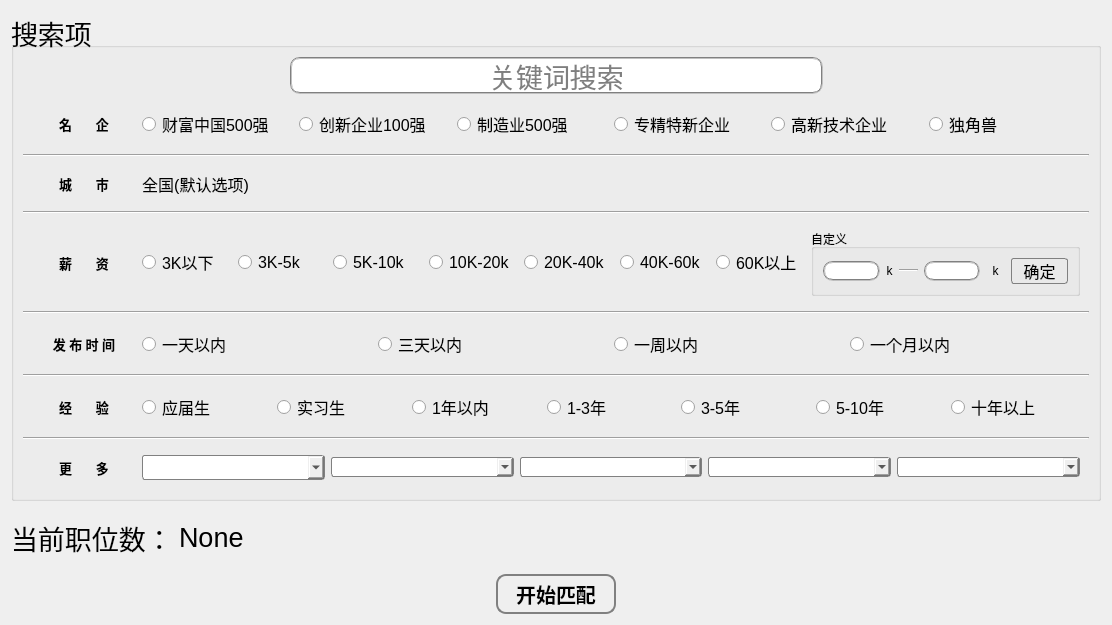
<?xml version="1.0" encoding="UTF-8"?>
<ui version="4.0">
 <class>widget_main_window</class>
 <widget class="QWidget" name="widget_main_window">
  <property name="geometry">
   <rect>
    <x>0</x>
    <y>0</y>
    <width>1112</width>
    <height>625</height>
   </rect>
  </property>
  <property name="sizePolicy">
   <sizepolicy hsizetype="Fixed" vsizetype="Fixed">
    <horstretch>0</horstretch>
    <verstretch>0</verstretch>
   </sizepolicy>
  </property>
  <property name="windowTitle">
   <string>MainWindow</string>
  </property>
  <property name="toolTip">
   <string/>
  </property>
  <property name="layoutDirection">
   <enum>Qt::LeftToRight</enum>
  </property>
  <layout class="QVBoxLayout" name="verticalLayout_2" stretch="6,1,0">
   <item>
    <widget class="QGroupBox" name="groupBox">
     <property name="font">
      <font>
       <pointsize>20</pointsize>
      </font>
     </property>
     <property name="title">
      <string>搜索项</string>
     </property>
     <property name="alignment">
      <set>Qt::AlignLeading|Qt::AlignLeft|Qt::AlignVCenter</set>
     </property>
     <layout class="QVBoxLayout" name="verticalLayout">
      <item>
       <layout class="QHBoxLayout" name="horizontalLayout_4" stretch="1,2,1">
        <property name="topMargin">
         <number>0</number>
        </property>
        <property name="bottomMargin">
         <number>0</number>
        </property>
        <item>
         <spacer name="horizontalSpacer_2">
          <property name="orientation">
           <enum>Qt::Horizontal</enum>
          </property>
          <property name="sizeHint" stdset="0">
           <size>
            <width>40</width>
            <height>20</height>
           </size>
          </property>
         </spacer>
        </item>
        <item>
         <widget class="QLineEdit" name="lineEdit_search_keys">
          <property name="sizePolicy">
           <sizepolicy hsizetype="Expanding" vsizetype="Fixed">
            <horstretch>0</horstretch>
            <verstretch>0</verstretch>
           </sizepolicy>
          </property>
          <property name="font">
           <font>
            <pointsize>20</pointsize>
           </font>
          </property>
          <property name="styleSheet">
           <string notr="true">border-radius: 10px;
border: 2px groove gray;</string>
          </property>
          <property name="alignment">
           <set>Qt::AlignCenter</set>
          </property>
          <property name="placeholderText">
           <string>关键词搜索</string>
          </property>
         </widget>
        </item>
        <item>
         <spacer name="horizontalSpacer_3">
          <property name="orientation">
           <enum>Qt::Horizontal</enum>
          </property>
          <property name="sizeHint" stdset="0">
           <size>
            <width>40</width>
            <height>20</height>
           </size>
          </property>
         </spacer>
        </item>
       </layout>
      </item>
      <item>
       <widget class="QWidget" name="widget_famous_enterprise" native="true">
        <layout class="QHBoxLayout" name="horizontalLayout_17">
         <item>
          <layout class="QHBoxLayout" name="horizontalLayout_16" stretch="1,9">
           <item>
            <widget class="QLabel" name="label_famous_enterprise">
             <property name="font">
              <font>
               <family>微软雅黑</family>
               <pointsize>10</pointsize>
               <weight>75</weight>
               <bold>true</bold>
              </font>
             </property>
             <property name="text">
              <string>名       企</string>
             </property>
             <property name="alignment">
              <set>Qt::AlignCenter</set>
             </property>
            </widget>
           </item>
           <item>
            <layout class="QHBoxLayout" name="horizontalLayout">
             <item>
              <widget class="QRadioButton" name="label_famous_enterprise_1">
               <property name="font">
                <font>
                 <pointsize>12</pointsize>
                </font>
               </property>
               <property name="text">
                <string>财富中国500强</string>
               </property>
               <property name="checkable">
                <bool>true</bool>
               </property>
               <property name="checked">
                <bool>false</bool>
               </property>
              </widget>
             </item>
             <item>
              <widget class="QRadioButton" name="label_famous_enterprise_2">
               <property name="font">
                <font>
                 <pointsize>12</pointsize>
                </font>
               </property>
               <property name="text">
                <string>创新企业100强</string>
               </property>
              </widget>
             </item>
             <item>
              <widget class="QRadioButton" name="label_famous_enterprise_3">
               <property name="font">
                <font>
                 <pointsize>12</pointsize>
                </font>
               </property>
               <property name="text">
                <string>制造业500强</string>
               </property>
              </widget>
             </item>
             <item>
              <widget class="QRadioButton" name="label_famous_enterprise_4">
               <property name="font">
                <font>
                 <pointsize>12</pointsize>
                </font>
               </property>
               <property name="text">
                <string>专精特新企业</string>
               </property>
               <property name="autoRepeat">
                <bool>false</bool>
               </property>
              </widget>
             </item>
             <item>
              <widget class="QRadioButton" name="label_famous_enterprise_5">
               <property name="font">
                <font>
                 <pointsize>12</pointsize>
                </font>
               </property>
               <property name="text">
                <string>高新技术企业</string>
               </property>
              </widget>
             </item>
             <item>
              <widget class="QRadioButton" name="label_famous_enterprise_6">
               <property name="font">
                <font>
                 <pointsize>12</pointsize>
                </font>
               </property>
               <property name="text">
                <string>独角兽</string>
               </property>
              </widget>
             </item>
            </layout>
           </item>
          </layout>
         </item>
        </layout>
       </widget>
      </item>
      <item>
       <widget class="Line" name="line_row_1">
        <property name="orientation">
         <enum>Qt::Horizontal</enum>
        </property>
       </widget>
      </item>
      <item>
       <widget class="QWidget" name="widget_target_city" native="true">
        <layout class="QHBoxLayout" name="horizontalLayout_18">
         <item>
          <layout class="QHBoxLayout" name="horizontalLayout_15" stretch="1,9">
           <item>
            <widget class="QLabel" name="label_target_city">
             <property name="font">
              <font>
               <family>微软雅黑</family>
               <pointsize>10</pointsize>
               <weight>75</weight>
               <bold>true</bold>
              </font>
             </property>
             <property name="text">
              <string>城       市</string>
             </property>
             <property name="alignment">
              <set>Qt::AlignCenter</set>
             </property>
            </widget>
           </item>
           <item>
            <layout class="QHBoxLayout" name="horizontalLayout_9" stretch="0,0">
             <item>
              <widget class="QLabel" name="label_target_city_default">
               <property name="sizePolicy">
                <sizepolicy hsizetype="Fixed" vsizetype="Fixed">
                 <horstretch>0</horstretch>
                 <verstretch>0</verstretch>
                </sizepolicy>
               </property>
               <property name="font">
                <font>
                 <pointsize>12</pointsize>
                </font>
               </property>
               <property name="text">
                <string>全国(默认选项)</string>
               </property>
               <property name="alignment">
                <set>Qt::AlignCenter</set>
               </property>
              </widget>
             </item>
             <item>
              <spacer name="horizontalSpacer">
               <property name="orientation">
                <enum>Qt::Horizontal</enum>
               </property>
               <property name="sizeHint" stdset="0">
                <size>
                 <width>40</width>
                 <height>20</height>
                </size>
               </property>
              </spacer>
             </item>
            </layout>
           </item>
          </layout>
         </item>
        </layout>
       </widget>
      </item>
      <item>
       <widget class="Line" name="line_row_2">
        <property name="orientation">
         <enum>Qt::Horizontal</enum>
        </property>
       </widget>
      </item>
      <item>
       <widget class="QWidget" name="widget_expected_salary" native="true">
        <layout class="QHBoxLayout" name="horizontalLayout_19">
         <item>
          <layout class="QHBoxLayout" name="horizontalLayout_14" stretch="1,9">
           <item>
            <widget class="QLabel" name="label_expected_salary">
             <property name="font">
              <font>
               <family>微软雅黑</family>
               <pointsize>10</pointsize>
               <weight>75</weight>
               <bold>true</bold>
              </font>
             </property>
             <property name="text">
              <string>薪       资</string>
             </property>
             <property name="alignment">
              <set>Qt::AlignCenter</set>
             </property>
            </widget>
           </item>
           <item>
            <layout class="QHBoxLayout" name="horizontalLayout_5" stretch="1,1,1,1,1,1,1,3">
             <item>
              <widget class="QRadioButton" name="label_expected_salary_1">
               <property name="font">
                <font>
                 <pointsize>12</pointsize>
                </font>
               </property>
               <property name="text">
                <string>3K以下</string>
               </property>
              </widget>
             </item>
             <item>
              <widget class="QRadioButton" name="label_expected_salary_2">
               <property name="font">
                <font>
                 <pointsize>12</pointsize>
                </font>
               </property>
               <property name="text">
                <string>3K-5k</string>
               </property>
              </widget>
             </item>
             <item>
              <widget class="QRadioButton" name="label_expected_salary_3">
               <property name="font">
                <font>
                 <pointsize>12</pointsize>
                </font>
               </property>
               <property name="text">
                <string>5K-10k</string>
               </property>
              </widget>
             </item>
             <item>
              <widget class="QRadioButton" name="label_expected_salary_4">
               <property name="font">
                <font>
                 <pointsize>12</pointsize>
                </font>
               </property>
               <property name="text">
                <string>10K-20k</string>
               </property>
              </widget>
             </item>
             <item>
              <widget class="QRadioButton" name="label_expected_salary_5">
               <property name="font">
                <font>
                 <pointsize>12</pointsize>
                </font>
               </property>
               <property name="text">
                <string>20K-40k</string>
               </property>
              </widget>
             </item>
             <item>
              <widget class="QRadioButton" name="label_expected_salary_6">
               <property name="font">
                <font>
                 <pointsize>12</pointsize>
                </font>
               </property>
               <property name="text">
                <string>40K-60k</string>
               </property>
              </widget>
             </item>
             <item>
              <widget class="QRadioButton" name="label_expected_salary_7">
               <property name="font">
                <font>
                 <pointsize>12</pointsize>
                </font>
               </property>
               <property name="text">
                <string>60K以上</string>
               </property>
              </widget>
             </item>
             <item>
              <widget class="QGroupBox" name="groupBox_expected_salary_defind">
               <property name="sizePolicy">
                <sizepolicy hsizetype="Preferred" vsizetype="Fixed">
                 <horstretch>0</horstretch>
                 <verstretch>0</verstretch>
                </sizepolicy>
               </property>
               <property name="font">
                <font>
                 <pointsize>9</pointsize>
                </font>
               </property>
               <property name="styleSheet">
                <string notr="true"/>
               </property>
               <property name="title">
                <string>自定义</string>
               </property>
               <layout class="QHBoxLayout" name="horizontalLayout_2" stretch="3,0,1,3,1,3">
                <item>
                 <widget class="QLineEdit" name="lineEdit_expected_salary_defind_first">
                  <property name="styleSheet">
                   <string notr="true">border-radius: 10px;  border: 2px groove gray;</string>
                  </property>
                 </widget>
                </item>
                <item>
                 <widget class="QLabel" name="label_expected_salary_k1">
                  <property name="font">
                   <font>
                    <pointsize>9</pointsize>
                   </font>
                  </property>
                  <property name="styleSheet">
                   <string notr="true"/>
                  </property>
                  <property name="text">
                   <string>k</string>
                  </property>
                  <property name="alignment">
                   <set>Qt::AlignCenter</set>
                  </property>
                 </widget>
                </item>
                <item>
                 <widget class="Line" name="line_expected_salary_solid">
                  <property name="orientation">
                   <enum>Qt::Horizontal</enum>
                  </property>
                 </widget>
                </item>
                <item>
                 <widget class="QLineEdit" name="lineEdit_expected_salary_defind_second">
                  <property name="styleSheet">
                   <string notr="true">border-radius: 10px;  border: 2px groove gray;</string>
                  </property>
                 </widget>
                </item>
                <item>
                 <widget class="QLabel" name="label_expected_salary_k2">
                  <property name="font">
                   <font>
                    <pointsize>9</pointsize>
                   </font>
                  </property>
                  <property name="text">
                   <string>k</string>
                  </property>
                  <property name="alignment">
                   <set>Qt::AlignCenter</set>
                  </property>
                 </widget>
                </item>
                <item>
                 <widget class="QPushButton" name="pushButton_expected_salary_defind">
                  <property name="font">
                   <font>
                    <pointsize>12</pointsize>
                   </font>
                  </property>
                  <property name="styleSheet">
                   <string notr="true">border-radius: 3px; 
border: 1px solid gray;</string>
                  </property>
                  <property name="text">
                   <string>确定</string>
                  </property>
                 </widget>
                </item>
               </layout>
              </widget>
             </item>
            </layout>
           </item>
          </layout>
         </item>
        </layout>
       </widget>
      </item>
      <item>
       <widget class="Line" name="line_row_3">
        <property name="orientation">
         <enum>Qt::Horizontal</enum>
        </property>
       </widget>
      </item>
      <item>
       <widget class="QWidget" name="widget_release_time" native="true">
        <layout class="QHBoxLayout" name="horizontalLayout_20">
         <item>
          <layout class="QHBoxLayout" name="horizontalLayout_13" stretch="1,9">
           <item>
            <widget class="QLabel" name="label_release_time">
             <property name="font">
              <font>
               <family>微软雅黑</family>
               <pointsize>10</pointsize>
               <weight>75</weight>
               <bold>true</bold>
              </font>
             </property>
             <property name="text">
              <string>发 布 时 间</string>
             </property>
             <property name="alignment">
              <set>Qt::AlignCenter</set>
             </property>
            </widget>
           </item>
           <item>
            <layout class="QHBoxLayout" name="horizontalLayout_8">
             <item>
              <widget class="QRadioButton" name="radioButton_release_time_1">
               <property name="font">
                <font>
                 <pointsize>12</pointsize>
                </font>
               </property>
               <property name="text">
                <string>一天以内</string>
               </property>
              </widget>
             </item>
             <item>
              <widget class="QRadioButton" name="radioButton_release_time_2">
               <property name="font">
                <font>
                 <pointsize>12</pointsize>
                </font>
               </property>
               <property name="text">
                <string>三天以内</string>
               </property>
              </widget>
             </item>
             <item>
              <widget class="QRadioButton" name="radioButton_release_time_3">
               <property name="font">
                <font>
                 <pointsize>12</pointsize>
                </font>
               </property>
               <property name="text">
                <string>一周以内</string>
               </property>
              </widget>
             </item>
             <item>
              <widget class="QRadioButton" name="radioButton_release_time_4">
               <property name="font">
                <font>
                 <pointsize>12</pointsize>
                </font>
               </property>
               <property name="text">
                <string>一个月以内</string>
               </property>
              </widget>
             </item>
            </layout>
           </item>
          </layout>
         </item>
        </layout>
       </widget>
      </item>
      <item>
       <widget class="Line" name="line_row_4">
        <property name="orientation">
         <enum>Qt::Horizontal</enum>
        </property>
       </widget>
      </item>
      <item>
       <widget class="QWidget" name="widget_work_experience" native="true">
        <layout class="QHBoxLayout" name="horizontalLayout_21">
         <item>
          <layout class="QHBoxLayout" name="horizontalLayout_12" stretch="1,9">
           <item>
            <widget class="QLabel" name="label_work_experience">
             <property name="font">
              <font>
               <family>微软雅黑</family>
               <pointsize>10</pointsize>
               <weight>75</weight>
               <bold>true</bold>
              </font>
             </property>
             <property name="text">
              <string>经       验</string>
             </property>
             <property name="alignment">
              <set>Qt::AlignCenter</set>
             </property>
            </widget>
           </item>
           <item>
            <layout class="QHBoxLayout" name="horizontalLayout_7">
             <item>
              <widget class="QRadioButton" name="radioButton_work_experience_1">
               <property name="font">
                <font>
                 <pointsize>12</pointsize>
                </font>
               </property>
               <property name="text">
                <string>应届生</string>
               </property>
              </widget>
             </item>
             <item>
              <widget class="QRadioButton" name="radioButton_work_experience_2">
               <property name="font">
                <font>
                 <pointsize>12</pointsize>
                </font>
               </property>
               <property name="text">
                <string>实习生</string>
               </property>
              </widget>
             </item>
             <item>
              <widget class="QRadioButton" name="radioButton_work_experience_3">
               <property name="font">
                <font>
                 <pointsize>12</pointsize>
                </font>
               </property>
               <property name="text">
                <string>1年以内</string>
               </property>
              </widget>
             </item>
             <item>
              <widget class="QRadioButton" name="radioButton_work_experience_4">
               <property name="font">
                <font>
                 <pointsize>12</pointsize>
                </font>
               </property>
               <property name="text">
                <string>1-3年</string>
               </property>
              </widget>
             </item>
             <item>
              <widget class="QRadioButton" name="radioButton_work_experience_5">
               <property name="font">
                <font>
                 <pointsize>12</pointsize>
                </font>
               </property>
               <property name="text">
                <string>3-5年</string>
               </property>
              </widget>
             </item>
             <item>
              <widget class="QRadioButton" name="radioButton_work_experience_6">
               <property name="font">
                <font>
                 <pointsize>12</pointsize>
                </font>
               </property>
               <property name="text">
                <string>5-10年</string>
               </property>
              </widget>
             </item>
             <item>
              <widget class="QRadioButton" name="radioButton_work_experience_7">
               <property name="font">
                <font>
                 <pointsize>12</pointsize>
                </font>
               </property>
               <property name="text">
                <string>十年以上</string>
               </property>
              </widget>
             </item>
            </layout>
           </item>
          </layout>
         </item>
        </layout>
       </widget>
      </item>
      <item>
       <widget class="Line" name="line_row_5">
        <property name="orientation">
         <enum>Qt::Horizontal</enum>
        </property>
       </widget>
      </item>
      <item>
       <widget class="QWidget" name="widget_more" native="true">
        <layout class="QHBoxLayout" name="horizontalLayout_22">
         <item>
          <layout class="QHBoxLayout" name="horizontalLayout_10" stretch="1,9">
           <item>
            <widget class="QLabel" name="label_more">
             <property name="font">
              <font>
               <family>微软雅黑</family>
               <pointsize>10</pointsize>
               <weight>75</weight>
               <bold>true</bold>
              </font>
             </property>
             <property name="text">
              <string>更       多</string>
             </property>
             <property name="alignment">
              <set>Qt::AlignCenter</set>
             </property>
            </widget>
           </item>
           <item>
            <layout class="QHBoxLayout" name="horizontalLayout_6">
             <item>
              <widget class="QComboBox" name="comboBox_education">
               <property name="font">
                <font>
                 <pointsize>12</pointsize>
                </font>
               </property>
               <property name="layoutDirection">
                <enum>Qt::LeftToRight</enum>
               </property>
               <property name="styleSheet">
                <string notr="true">QComboBox{
border: 1px solid gray;   /* 边框 */
border-radius: 3px;   /* 圆角 */
padding: 1px 18px 1px 3px;
}
QComboBox QAbstractItemView {
outline: 0px solid gray;
border: 1px solid black;
selection-background-color: lightpink;
}

QComboBox QAbstractItemView::item {
setAlignment: AlignCenter;
}</string>
               </property>
               <property name="editable">
                <bool>true</bool>
               </property>
               <property name="currentIndex">
                <number>-1</number>
               </property>
               <property name="placeholderText">
                <string/>
               </property>
               <property name="duplicatesEnabled">
                <bool>false</bool>
               </property>
               <property name="frame">
                <bool>true</bool>
               </property>
               <item>
                <property name="text">
                 <string>1</string>
                </property>
               </item>
               <item>
                <property name="text">
                 <string>2</string>
                </property>
               </item>
               <item>
                <property name="text">
                 <string>3</string>
                </property>
               </item>
               <item>
                <property name="text">
                 <string>4</string>
                </property>
               </item>
               <item>
                <property name="text">
                 <string>5</string>
                </property>
               </item>
               <item>
                <property name="text">
                 <string>6</string>
                </property>
               </item>
               <item>
                <property name="text">
                 <string>7</string>
                </property>
               </item>
              </widget>
             </item>
             <item>
              <widget class="QComboBox" name="comboBox_expected_position">
               <property name="font">
                <font>
                 <pointsize>9</pointsize>
                </font>
               </property>
               <property name="styleSheet">
                <string notr="true">border: 1px solid gray;   /* 边框 */
border-radius: 3px;   /* 圆角 */
padding: 1px 18px 1px 3px;</string>
               </property>
               <property name="editable">
                <bool>true</bool>
               </property>
               <property name="placeholderText">
                <string/>
               </property>
              </widget>
             </item>
             <item>
              <widget class="QComboBox" name="comboBox_enterprise_scale">
               <property name="font">
                <font>
                 <pointsize>9</pointsize>
                </font>
               </property>
               <property name="styleSheet">
                <string notr="true">border: 1px solid gray;   /* 边框 */
border-radius: 3px;   /* 圆角 */
padding: 1px 18px 1px 3px;
</string>
               </property>
               <property name="editable">
                <bool>true</bool>
               </property>
              </widget>
             </item>
             <item>
              <widget class="QComboBox" name="comboBox_financing_stage">
               <property name="font">
                <font>
                 <pointsize>9</pointsize>
                </font>
               </property>
               <property name="styleSheet">
                <string notr="true">border: 1px solid gray;   /* 边框 */
border-radius: 3px;   /* 圆角 */
padding: 1px 18px 1px 3px;</string>
               </property>
               <property name="editable">
                <bool>true</bool>
               </property>
              </widget>
             </item>
             <item>
              <widget class="QComboBox" name="comboBox_enterprise_nature">
               <property name="font">
                <font>
                 <pointsize>9</pointsize>
                </font>
               </property>
               <property name="styleSheet">
                <string notr="true">border: 1px solid gray;   /* 边框 */
border-radius: 3px;   /* 圆角 */
padding: 1px 18px 1px 3px;</string>
               </property>
               <property name="editable">
                <bool>true</bool>
               </property>
              </widget>
             </item>
            </layout>
           </item>
          </layout>
         </item>
        </layout>
       </widget>
      </item>
     </layout>
    </widget>
   </item>
   <item>
    <layout class="QHBoxLayout" name="horizontalLayout_11" stretch="0,0,0">
     <item>
      <widget class="QLabel" name="label_positions">
       <property name="font">
        <font>
         <pointsize>20</pointsize>
        </font>
       </property>
       <property name="text">
        <string>当前职位数：</string>
       </property>
      </widget>
     </item>
     <item>
      <widget class="QLabel" name="label_position_num">
       <property name="font">
        <font>
         <pointsize>20</pointsize>
        </font>
       </property>
       <property name="text">
        <string>None</string>
       </property>
      </widget>
     </item>
     <item>
      <spacer name="horizontalSpacer_4">
       <property name="orientation">
        <enum>Qt::Horizontal</enum>
       </property>
       <property name="sizeHint" stdset="0">
        <size>
         <width>40</width>
         <height>20</height>
        </size>
       </property>
      </spacer>
     </item>
    </layout>
   </item>
   <item>
    <layout class="QHBoxLayout" name="horizontalLayout_3">
     <item>
      <widget class="QPushButton" name="pushButton_main_submit">
       <property name="sizePolicy">
        <sizepolicy hsizetype="Fixed" vsizetype="Fixed">
         <horstretch>0</horstretch>
         <verstretch>0</verstretch>
        </sizepolicy>
       </property>
       <property name="font">
        <font>
         <family>宋体</family>
         <pointsize>15</pointsize>
         <weight>75</weight>
         <bold>true</bold>
        </font>
       </property>
       <property name="styleSheet">
        <string notr="true">border-radius: 10px; 
border: 2px solid gray;
padding: 3px 18px 3px 18px;</string>
       </property>
       <property name="text">
        <string>开始匹配</string>
       </property>
      </widget>
     </item>
    </layout>
   </item>
  </layout>
 </widget>
 <tabstops>
  <tabstop>lineEdit_search_keys</tabstop>
  <tabstop>comboBox_expected_position</tabstop>
  <tabstop>pushButton_expected_salary_defind</tabstop>
  <tabstop>lineEdit_expected_salary_defind_first</tabstop>
  <tabstop>lineEdit_expected_salary_defind_second</tabstop>
 </tabstops>
 <resources/>
 <connections/>
</ui>
